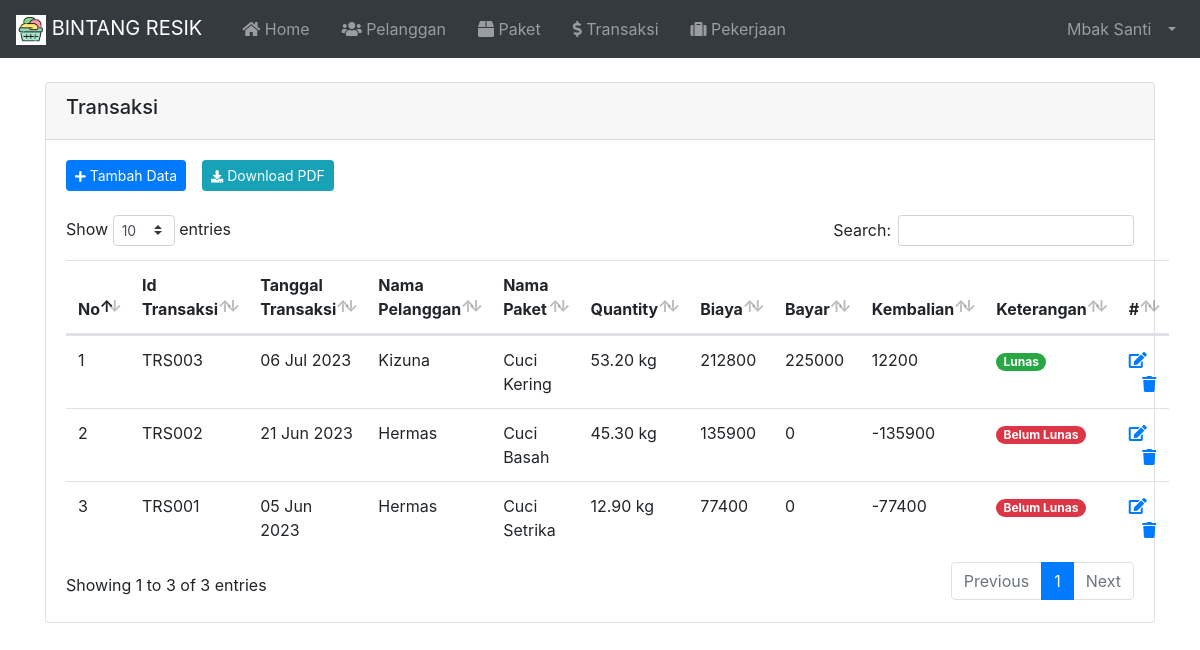
The page /index.php?page=Transaksi (signed in) on the database its author committed.
### tables this page shows
CREATE TABLE `tbl_karyawan` (
  `id` int(11) NOT NULL,
  `nama` varchar(100) NOT NULL,
  `username` varchar(30) NOT NULL,
  `password` varchar(255) NOT NULL,
  `email` varchar(255) NOT NULL,
  `no_hp` varchar(20) NOT NULL,
  `alamat` varchar(100) NOT NULL,
  `catatan` varchar(255) NOT NULL,
  `image` varchar(255) NOT NULL,
  `role` varchar(20) NOT NULL
);

CREATE TABLE `tbl_transaksi` (
  `id` varchar(10) NOT NULL,
  `tanggal` varchar(20) NOT NULL,
  `id_pelanggan` varchar(10) NOT NULL,
  `kd_paket` varchar(10) NOT NULL,
  `qty` decimal(5,2) NOT NULL,
  `biaya` int(11) NOT NULL,
  `bayar` int(11) NOT NULL,
  `kembalian` int(11) NOT NULL
);

CREATE TABLE `tbl_pelanggan` (
  `id` varchar(10) NOT NULL,
  `nama` varchar(100) NOT NULL,
  `alamat` varchar(255) NOT NULL,
  `no_hp` varchar(20) NOT NULL
);

CREATE TABLE `tbl_paket` (
  `id` varchar(10) NOT NULL,
  `paket` varchar(100) NOT NULL,
  `harga_kilo` int(11) NOT NULL,
  `deskripsi` varchar(255) NOT NULL
);

### index.php (called while the page is built, shortened)
<?php
  require 'load/config.php';
  require 'load/function.php';
?>
<?php require_once 'header.php'; ?>
<?php require 'content.php'; ?>
<?php require_once 'footer.php'; ?>

### load/function.php (called while the page is built, shortened)
<?php
  require 'config.php';
  function viewDatas( $query ) {
    global $koneksi;
    $result = mysqli_query($koneksi, $query);
    $rows = [];
      while ($row = mysqli_fetch_assoc($result)) {
        $rows[] = $row;
      }
    return $rows;
  }
?>

### page/transaksi/transaksi.php (the view, shortened to what this page needs)
<?php
  $query = "SELECT tbl_transaksi.id, tbl_transaksi.tanggal ,tbl_pelanggan.nama, tbl_paket.paket, tbl_transaksi.qty, tbl_transaksi.biaya, tbl_transaksi.bayar, tbl_transaksi.kembalian
            FROM tbl_transaksi
            INNER JOIN tbl_pelanggan
            ON tbl_transaksi.id_pelanggan = tbl_pelanggan.id
            INNER JOIN tbl_paket
            ON tbl_transaksi.kd_paket = tbl_paket.id
            ORDER BY tbl_transaksi.id DESC"
?>
<div class="container">
  <div class="card mt-4 mb-4">
    <div class="card-header">
      <h5>Transaksi</h5>
    </div>
    <div class="card-body">
      <div class="d-flex justify-content-start mb-4">
        <a href="?page=TambahTransaksi" type="button" class="btn btn-sm btn-primary mr-3"><i class="fas fa-plus fa-sm text-white"></i> Tambah Data</a>
        <a href="page/transaksi/laporantransaksi.php" target="_blank" type="button" class="btn btn-sm btn-info mr-3"><i class="fas fa-download fa-sm text-white"></i> Download PDF</a>
      </div>
      <table id="dataTables" class="table table-hover">
        <thead>
          <tr>
            <th>No</th>
            <th>Id Transaksi</th>
            <th>Tanggal Transaksi</th>
            <th>Nama Pelanggan</th>
            <th>Nama Paket</th>
            <th>Quantity</th>
            <th>Biaya</th>
            <th>Bayar</th>
            <th>Kembalian</th>
            <th>Keterangan</th>
            <th>#</th>
          </tr>
        </thead>
        <tbody>
          <?php $no = 1; ?>
          <?php $transaksi = viewDatas($query); ?>
          <?php foreach($transaksi as $data) : ?>
          <tr>
            <td><?= $no++;?></td>
            <td><?= $data['id']; ?></td>
            <td><?= $data['tanggal']; ?></td>
            <td><?= $data['nama']; ?></td>
            <td><?= $data['paket']; ?></td>
            <td><?= $data['qty']; ?> kg</td>
            <td><?= $data['biaya']; ?></td>
            <td><?= $data['bayar']; ?></td>
            <td><?= $data['kembalian']; ?></td>
            <td>
						<?php
							if ( $data['kembalian'] < 0 ) {
								echo "<span class='badge badge-pill badge-danger'>Belum Lunas</span>";
							} else {
								echo "<span class='badge badge-pill badge-success'>Lunas</span>";
							}
						?>
						</td>
            <td>
              <a href="?page=EditTransaksi&id=<?php echo $data['id']; ?>">
                <span class="fas fa-edit"></span>
              </a>
              <a href="?page=HapusTransaksi&id=<?php echo $data['id']; ?>"
                onclick="return confirm('Yakin ingin hapus <?= $data['id']; ?>');">
                <span class="fas fa-trash"></span>
            </td>
          </tr>
          <?php endforeach; ?>
        </tbody>
      </table>
    </div>
  </div>
</div>

### header.php (shortened to what this page needs)
<?php
  $id = $_SESSION['id'];
  $result = mysqli_query($koneksi, "SELECT * FROM tbl_karyawan WHERE id = '$id'");
  $user = mysqli_fetch_assoc($result);
?>
<!DOCTYPE html>
<html lang="en">
<head>
	<link rel="stylesheet" href="asset/vendor/bootstrap-4.5.3/css/bootstrap.min.css">
	<link rel="stylesheet" href="asset/vendor/fontawesome/css/all.min.css">
	<link rel="stylesheet" href="asset/vendor/datatables-b4/datatables.min.css">
</head>
<body>
	<nav class="navbar navbar-expand-lg navbar-dark bg-dark">
		<a class="navbar-brand" href="index.php">
			<img src="asset/img/favicon.png" width="30" height="30" alt="">
			BINTANG RESIK
		</a>
		<div class="collapse navbar-collapse" id="navbarSupportedContent">
			<ul class="navbar-nav mr-auto">
				<li class="nav-item ml-3">
					<a class="nav-link" href="index.php"><i class="fas fa-home"></i> Home<span class="sr-only">(current)</span></a>
				</li>
				<li class="nav-item ml-3">
					<a class="nav-link" href="?page=Pelanggan"><i class="fas fa-users"></i> Pelanggan</a>
				</li>
				<li class="nav-item ml-3">
					<a class="nav-link" href="?page=Paket"><i class="fas fa-box"></i> Paket</a>
				</li>
				<li class="nav-item ml-3">
					<a class="nav-link " href="?page=Transaksi"><i class="fas fa-dollar-sign"></i> Transaksi</a>
				</li>
				<?php if($user['role']=='Karyawan'): ?>
				<li class="nav-item ml-3">
					<a class="nav-link" href="?page=Pekerjaan"><i class="fas fa-suitcase"></i> Pekerjaan</a>
				</li>
				<?php endif; ?>
			</ul>
			<ul class="navbar-nav ml-auto">
				<li class="nav-item dropdown">
					<a class="nav-link dropdown-toggle" href="#" id="userDropdown" role="button" data-toggle="dropdown"
						aria-haspopup="true" aria-expanded="false">
						<span class="mr-2 d-none d-lg-inline"><?= $user['nama']; ?></span>
					</a>
				</li>
			</ul>
		</div>
	</nav>

### rows shown on the page
tbl_karyawan: nama "Mbak Santi"
tbl_transaksi: id "TRS003", tanggal "06 Jul 2023", id_pelanggan.nama "Kizuna", kd_paket.paket "Cuci Kering", qty "53.20", biaya "212800", bayar "225000", kembalian "12200", shows "Lunas"
tbl_transaksi: id "TRS002", tanggal "21 Jun 2023", id_pelanggan.nama "Hermas", kd_paket.paket "Cuci Basah", qty "45.30", biaya "135900", bayar "0", kembalian "-135900", shows "Belum Lunas"
tbl_transaksi: id "TRS001", tanggal "05 Jun 2023", id_pelanggan.nama "Hermas", kd_paket.paket "Cuci Setrika", qty "12.90", biaya "77400", bayar "0", kembalian "-77400", shows "Belum Lunas"
